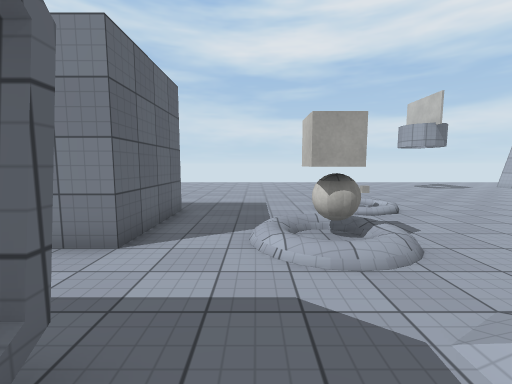
[1] (above)

18 first-person views from a walk through a Unity game level. The camera is 1.5 m above the floor, tilts 6° down and sees 90° across. The floor is counted in squares, 1 m on a side. Each view is taken from the middle of a square. On the plan, view 1 faces up. The plan holds only what a view shows up to about 13 squares ahead; the rest is blank. The place goes on beyond the plan. The player character is not drawn. Some surface patterns are stand-ins.

[2]
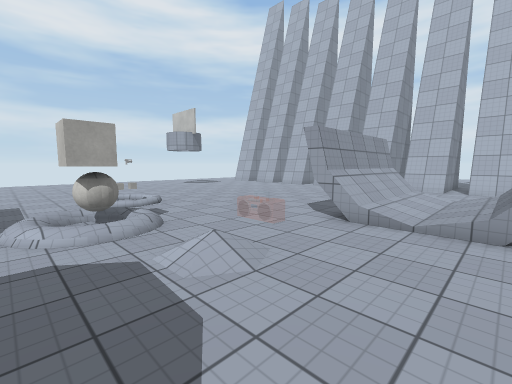

[3]
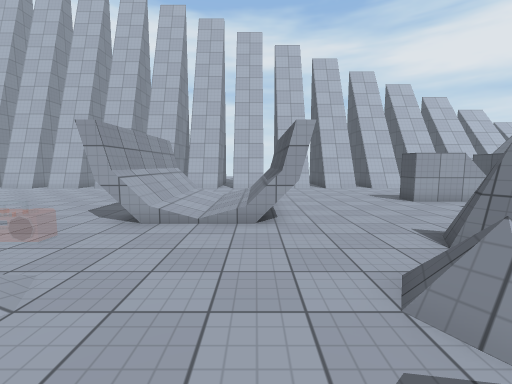

[4]
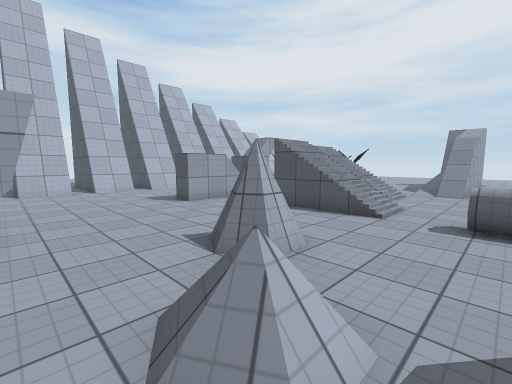

[5]
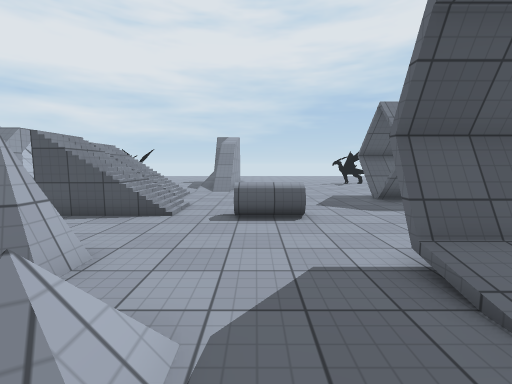

[6]
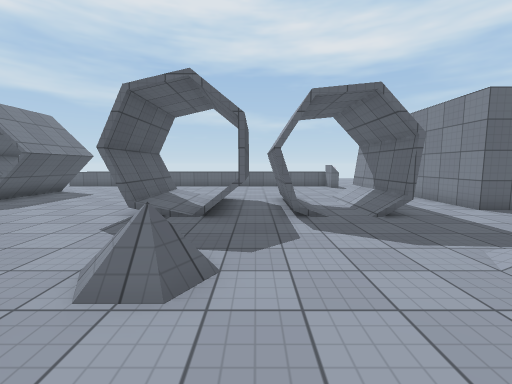

[7]
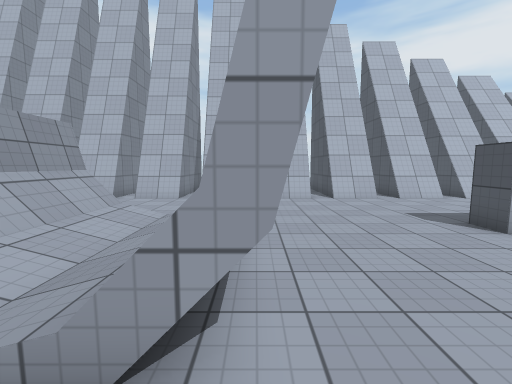

[8]
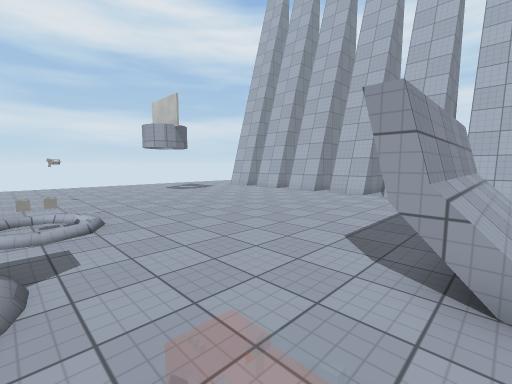

[9]
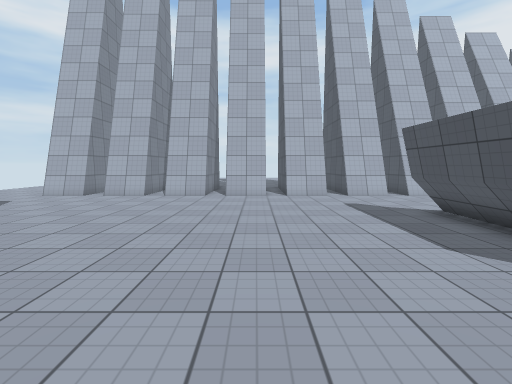

[10]
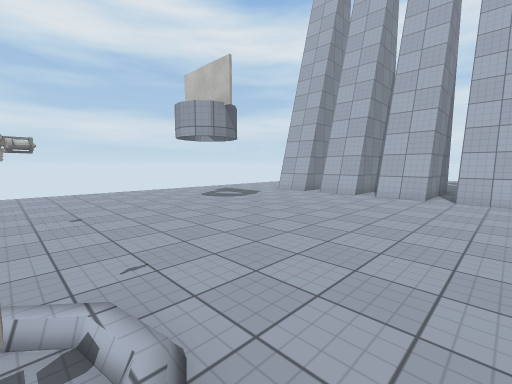

[11]
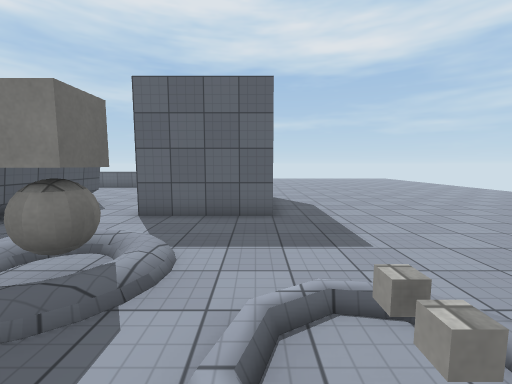

[12]
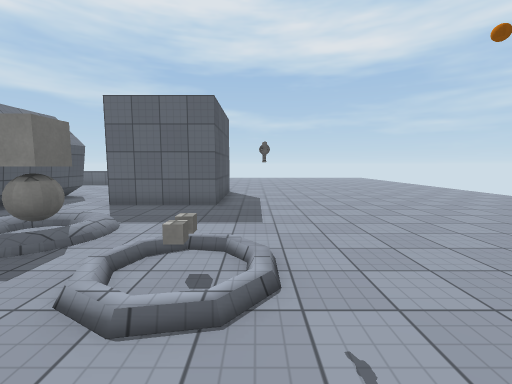

[13]
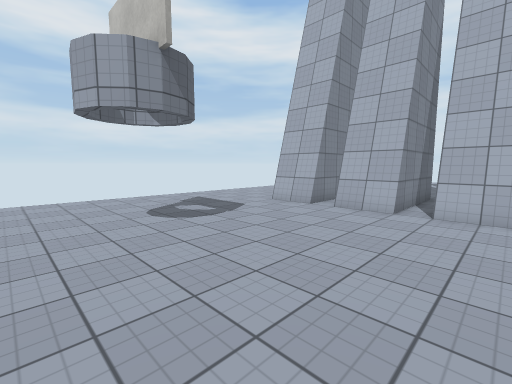

[14]
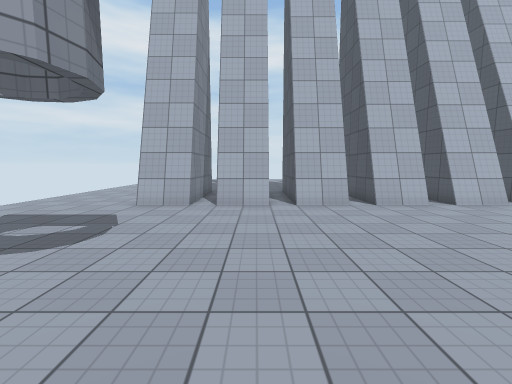

[15]
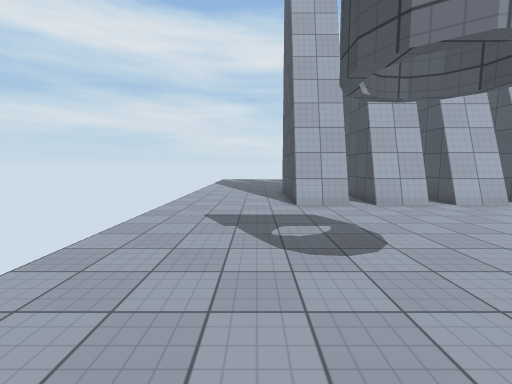

[16]
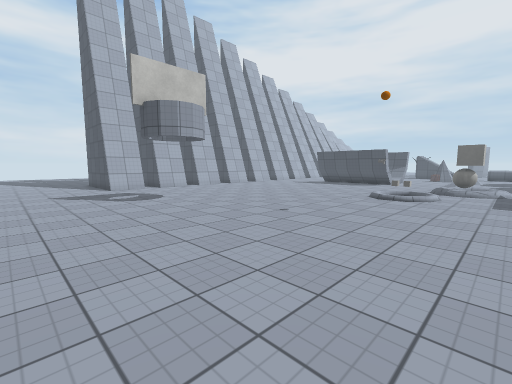

[17]
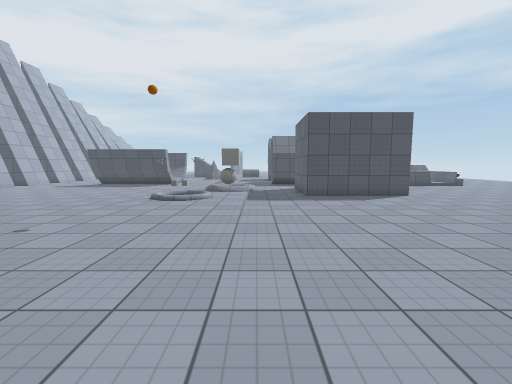

[18]
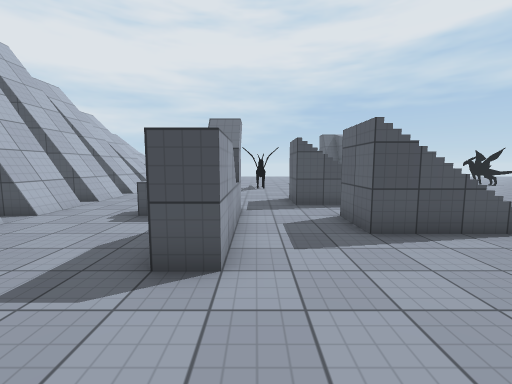

### Floor plan
Key: @ floor where view 1 was taken; # wall or solid block; . main floor; : floor 0.25 m higher than the main floor; / step, stairs or slope; = window, fence, low wall or low ledge; ^ raised ledge; C cube; B ball; G gun.
Columns run from 6 left of view 1 to 19 right of it. Each row starts with its distance up from view 1.
 22 ..    . ..................
 21 ...   ....................
 20 ....  ....................
 19 ..........................
 18 ..........................
 17 .......................###
 16 .......................###
 15 ..........................
 14 .......................###
 13 .......................###
 12 ..........................
 11 .......................###
 10 .........:G............###
  9 .........CC...............
  8 ####.....::............###
  7    #...................#
  6    #../CB/..............
  5 ####../BB/.............###
  4  ......::..............##
  3 ........................
  2 .####...// ..######....##
  1 .////...// ..//////....##
  0 ......@......//////.....
 -1 .............//////  ..#
 -2 .####........//////    #
 -3 .####........######......
 -4 .///#...==.............##
 -5  .......==.............#
 -6  ::::.....##.............
 -7  ####.....# ...........##
 -8   .....................#
 -9 .................#......
-10 ......^^.........#.....##
-11 ......  ..////...#.....##
-12 ......  ..////...^......
-13 ##....  ...  ....##^...##
-14 //....  ...  ....   ...##
-15  //..   ...////..    ...
-16   #..   ...////..    ..##
-17         ...    ..     .##

Where each view was taken, in squares from view 1:
view 1: 0 up, 0 right, facing up
view 2: 2 down, 0 right, facing up-right
view 3: 2 down, 0 right, facing right
view 4: 3 down, 1 right, facing down-right
view 5: 3 down, 1 right, facing down
view 6: 3 down, 6 right, facing left
view 7: 3 down, 5 right, facing right
view 8: 1 up, 3 right, facing up-right
view 9: 7 up, 4 right, facing right
view 10: 7 up, 4 right, facing up-right
view 11: 8 up, 5 right, facing left
view 12: 10 up, 7 right, facing left
view 13: 10 up, 8 right, facing up-right
view 14: 13 up, 7 right, facing right
view 15: 19 up, 7 right, facing right
view 16: 22 up, 0 right, facing down-right
view 17: 21 up, 0 right, facing down
view 18: 5 down, 10 right, facing down
